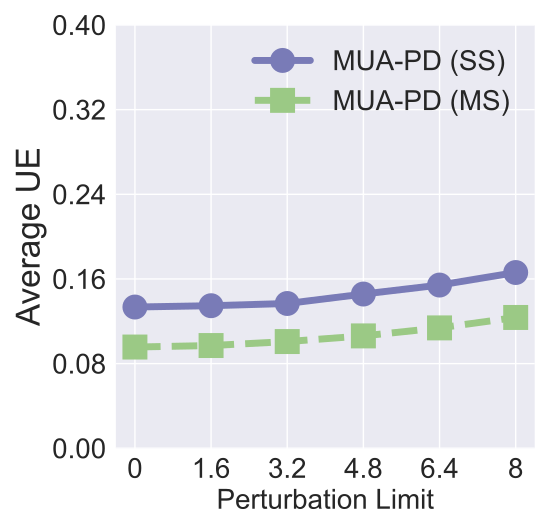

Reproduce this figure in Python.


import numpy as np
import matplotlib.pyplot as plt

epsilon = 3
beta = 1 / epsilon


x=[1, 2, 3, 4, 5, 6]
# validation_for_plt =[97,95.8600, 94.9400, 93.5400, 93.2400]
# attack_for_plt=[0, 0.3524, 0, 0.1762, 0.1762]
# basic_for_plt=[99.8, 99.8, 99.8, 99.8, 99.8]


labels = ['0', '1.6', '3.2', '4.8', '6.4', '8']
# unl_org = [97.77, 97.55, 97.35, 97.29, 97.21, 97.21]

# unl_hess_r = [96.6, 96.66, 96.04, 95.94, 95.85, 97.21]
unl_mib = [0.13345, 0.134706, 0.1367983, 0.145723, 0.154221, 0.166071]

unl_muv = [0.095646, 0.097062, 0.10083, 0.106176, 0.113739, 0.1235941]
# unl_ss_wo = [94.32, 94.53, 94.78, 93.38, 94.04, 97.21]
for i in range(len(x)):
    unl_mib[i] = unl_mib[i]
    unl_muv[i] = unl_muv[i]


plt.style.use('seaborn')
plt.figure(figsize=(5.5, 5.3))
l_w=5
m_s=15
marker_s = 3
markevery=1
#plt.figure(figsize=(8, 5.3))
#plt.plot(x, unl_fr, color='blue', marker='^', label='Retrain',linewidth=l_w, markersize=m_s)
plt.plot(x, unl_mib, linestyle='-', color='#797BB7', marker='o', fillstyle='full', markevery=markevery,
         label='MUA-PD (SS)', linewidth=l_w, markersize=m_s, markeredgewidth=marker_s)

#plt.plot(x, unl_ss_w, color='g',  marker='*',  label='PriMU$_{w}$',linewidth=l_w, markersize=m_s)
plt.plot(x, unl_muv, linestyle='--', color='#9BC985',  marker='s', fillstyle='full', markevery=markevery,
         label='MUA-PD (MS)',linewidth=l_w, markersize=m_s, markeredgewidth=marker_s)

# plt.plot(x, unl_mib, linestyle=':', color='r',  marker='^', fillstyle='none', markevery=markevery,
#          label='VBU', linewidth=l_w,  markersize=m_s, markeredgewidth=marker_s)

# plt.plot(x, unl_hess_r, linestyle='-.', color='k',  marker='D', fillstyle='none', markevery=markevery,
#          label='HBFU',linewidth=l_w, markersize=m_s, markeredgewidth=marker_s)



#plt.plot(x, unl_vibu, color='silver',  marker='d',  label='VIBU',linewidth=4,  markersize=10)

# plt.plot(x, y_sa03, color='r',  marker='2',  label='AAAI21 A_acc, pr=0.3',linewidth=3, markersize=8)
# plt.plot(x, y_sa05, color='darkblue',  marker='4',  label='AAAI21 A_acc, pr=0.5',linewidth=3, markersize=8)
# plt.plot(x, y_ma03, color='darkviolet',  marker='3',  label='FedMC A_acc, pr=0.3',linewidth=3, markersize=8)
# plt.plot(x, y_ma05, color='cyan',  marker='p',  label='FedMC A_acc, pr=0.5',linewidth=3, markersize=8)


# plt.grid()
leg = plt.legend(fancybox=True, shadow=True)
# plt.xlabel('Malicious Client Ratio (%)' ,fontsize=16)
plt.ylabel('Average UE' ,fontsize=24)
my_y_ticks = np.arange(0, 0.41, 0.08)
plt.yticks(my_y_ticks,fontsize=20)
plt.xlabel('Perturbation Limit' ,fontsize=20)

plt.xticks(x, labels, fontsize=20)
# plt.title('CIFAR10 IID')

#plt.annotate(r"1e-1", xy=(0.1, 1.01), xycoords='axes fraction', xytext=(-10, 10), textcoords='offset points', ha='right', va='center', fontsize=15)

# plt.title('On CIFAR10', fontsize=24)
plt.legend(loc='best',fontsize=20)
plt.tight_layout()
#plt.title("MNIST")
plt.rcParams['figure.figsize'] = (2.0, 1)
plt.rcParams['image.interpolation'] = 'nearest'
plt.rcParams['figure.subplot.left'] = 0.11
plt.rcParams['figure.subplot.bottom'] = 0.08
plt.rcParams['figure.subplot.right'] = 0.977
plt.rcParams['figure.subplot.top'] = 0.969
plt.savefig('celeba_influence_app_noise_analysis.pdf', format='pdf', dpi=200)
plt.show()
